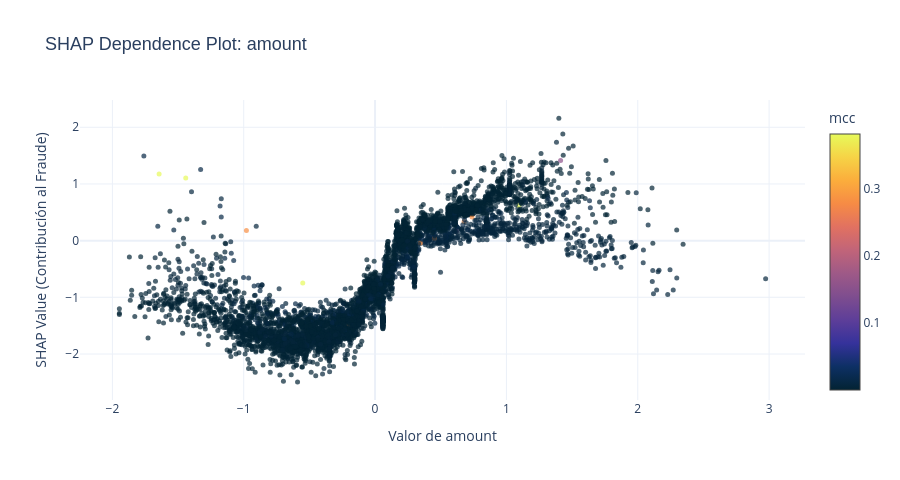
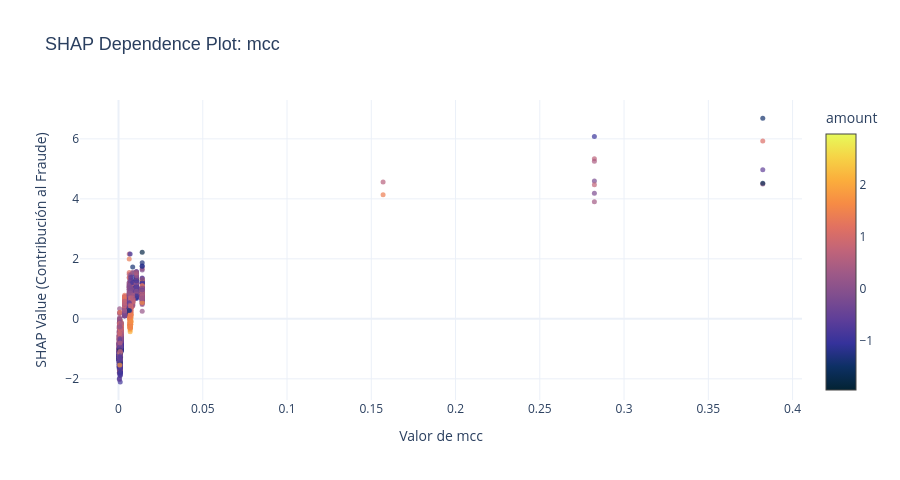

Write notebook code for charts like these, in order.
### Markdown cell above
### 7.2. Gráficos Interactivos Plotly: Gráficos de Dependencia Parcial (SHAP Dependence Plots)

### Code cell
# Identificar las dos variables de mayor impacto global
mean_impact = np.mean(np.abs(shap_values), axis=0)
top_2_idx = np.argsort(mean_impact)[::-1][:2]
top_feat_1 = feature_names[top_2_idx[0]]
top_feat_2 = feature_names[top_2_idx[1]]

fig_dep1 = plot_shap_dependence_plotly(
    shap_values=shap_values,
    x_data=Xt_test,
    feature_names=feature_names,
    feature_name=top_feat_1,
    color_feature_name=top_feat_2,
    sample_size=5000,
)
save_figure_html(
    fig_dep1, f"../presentation/figures/15_shap_dependence_{top_feat_1}.html"
)
fig_dep1.show()

fig_dep2 = plot_shap_dependence_plotly(
    shap_values=shap_values,
    x_data=Xt_test,
    feature_names=feature_names,
    feature_name=top_feat_2,
    color_feature_name=top_feat_1,
    sample_size=5000,
)
save_figure_html(
    fig_dep2, f"../presentation/figures/16_shap_dependence_{top_feat_2}.html"
)
fig_dep2.show()

### Figure 1 — Plotly figure (JSON) as saved in the notebook; plotly's stock layout.template omitted (floating-point values rounded to 4 significant figures; data arrays with more than 128 entries replaced by an {"elided": "..."} marker saying what was removed)
{"data": [{"hovertemplate": "<b>amount</b>: %{x:.3f}<br>SHAP Value: %{y:.4f}<extra></extra>", "marker": {"color": {"elided": "5000 float values"}, "colorbar": {"title": {"text": "mcc"}}, "colorscale": [[0, "rgb(3, 35, 51)"], [0.09091, "rgb(13, 48, 100)"], [0.1818, "rgb(53, 50, 155)"], [0.2727, "rgb(93, 62, 153)"], [0.3636, "rgb(126, 77, 143)"], [0.4545, "rgb(158, 89, 135)"], [0.5455, "rgb(193, 100, 121)"], [0.6364, "rgb(225, 113, 97)"], [0.7273, "rgb(246, 139, 69)"], [0.8182, "rgb(251, 173, 60)"], [0.9091, "rgb(246, 211, 70)"], [1, "rgb(231, 250, 90)"]], "opacity": 0.7, "showscale": true, "size": 5}, "mode": "markers", "type": "scatter", "x": {"elided": "5000 float values"}, "y": {"elided": "5000 float values"}}], "layout": {"height": 480, "title": {"font": {"family": "Arial", "size": 18}, "text": "SHAP Dependence Plot: amount"}, "xaxis": {"showgrid": true, "title": {"text": "Valor de amount"}}, "yaxis": {"showgrid": true, "title": {"text": "SHAP Value (Contribución al Fraude)"}}}}

### Figure 2 — Plotly figure (JSON) as saved in the notebook; plotly's stock layout.template omitted (floating-point values rounded to 4 significant figures; data arrays with more than 128 entries replaced by an {"elided": "..."} marker saying what was removed)
{"data": [{"hovertemplate": "<b>mcc</b>: %{x:.3f}<br>SHAP Value: %{y:.4f}<extra></extra>", "marker": {"color": {"elided": "5000 float values"}, "colorbar": {"title": {"text": "amount"}}, "colorscale": [[0, "rgb(3, 35, 51)"], [0.09091, "rgb(13, 48, 100)"], [0.1818, "rgb(53, 50, 155)"], [0.2727, "rgb(93, 62, 153)"], [0.3636, "rgb(126, 77, 143)"], [0.4545, "rgb(158, 89, 135)"], [0.5455, "rgb(193, 100, 121)"], [0.6364, "rgb(225, 113, 97)"], [0.7273, "rgb(246, 139, 69)"], [0.8182, "rgb(251, 173, 60)"], [0.9091, "rgb(246, 211, 70)"], [1, "rgb(231, 250, 90)"]], "opacity": 0.7, "showscale": true, "size": 5}, "mode": "markers", "type": "scatter", "x": {"elided": "5000 float values"}, "y": {"elided": "5000 float values"}}], "layout": {"height": 480, "title": {"font": {"family": "Arial", "size": 18}, "text": "SHAP Dependence Plot: mcc"}, "xaxis": {"showgrid": true, "title": {"text": "Valor de mcc"}}, "yaxis": {"showgrid": true, "title": {"text": "SHAP Value (Contribución al Fraude)"}}}}
